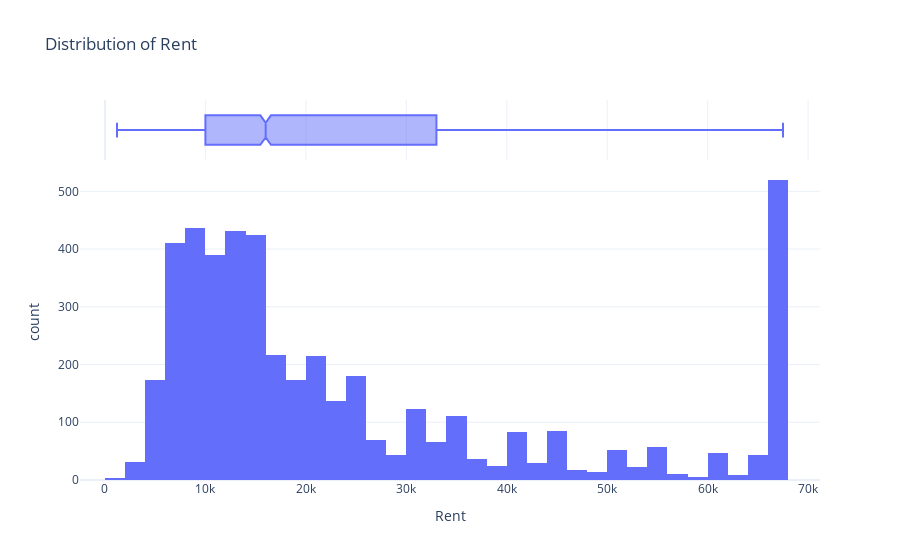

Notebook cell for this chart:
### Code cell
# 1. Histogram: Rent Distribution
fig_rent_dist = px.histogram(
    df,
    x="Rent",
    nbins=50,
    marginal="box",
    title="Distribution of Rent",
    template="plotly_white"
)
fig_rent_dist.show()
save_figure(fig_rent_dist, "rent_distribution.png")

### Figure 1 — Plotly figure (JSON) as saved in the notebook; plotly's stock layout.template omitted (floating-point values rounded to 4 significant figures; data arrays with more than 128 entries replaced by an {"elided": "..."} marker saying what was removed)
{"data": [{"bingroup": "x", "hovertemplate": "Rent=%{x}<br>count=%{y}<extra></extra>", "legendgroup": "", "marker": {"color": "#636efa", "pattern": {"shape": ""}}, "name": "", "nbinsx": 50, "orientation": "v", "showlegend": false, "type": "histogram", "x": {"elided": "4686 float values"}, "xaxis": "x", "yaxis": "y"}, {"hovertemplate": "Rent=%{x}<extra></extra>", "legendgroup": "", "marker": {"color": "#636efa"}, "name": "", "notched": true, "showlegend": false, "type": "box", "x": {"elided": "4686 float values"}, "xaxis": "x2", "yaxis": "y2"}], "layout": {"barmode": "relative", "legend": {"tracegroupgap": 0}, "title": {"text": "Distribution of Rent"}, "xaxis": {"anchor": "y", "domain": [0, 1], "title": {"text": "Rent"}}, "xaxis2": {"anchor": "y2", "domain": [0, 1], "matches": "x", "showgrid": true, "showticklabels": false}, "yaxis": {"anchor": "x", "domain": [0, 0.8316], "title": {"text": "count"}}, "yaxis2": {"anchor": "x2", "domain": [0.8416, 1], "matches": "y2", "showgrid": false, "showline": false, "showticklabels": false, "ticks": ""}}}
